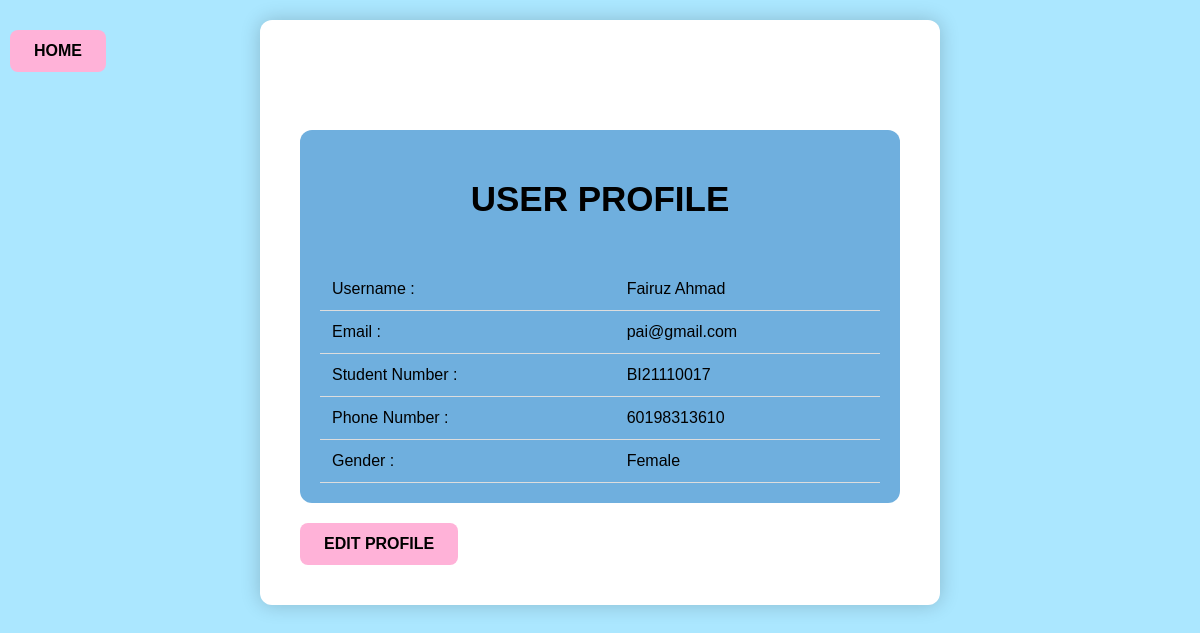
Screenshot of /profile.php (signed in) with the database file from the repository.
### tables this page shows
CREATE TABLE `users` (
  `NAME` varchar(255) NOT NULL,
  `EMAIL` varchar(255) NOT NULL,
  `STUD_NUM` varchar(255) NOT NULL,
  `PHONE_NUMBER` bigint(11) NOT NULL,
  `PASSWORD` varchar(255) NOT NULL,
  `GENDER` varchar(255) NOT NULL
);

### profile.php (the view, shortened to what this page needs)
<?php
require_once('connection.php');
$email = $_SESSION['email'];
$sql = "SELECT * FROM users WHERE EMAIL = '$email'";
$result = mysqli_query($con, $sql);
if ($result) {
    if (mysqli_num_rows($result) > 0) {
        $rows = mysqli_fetch_assoc($result);
    } else {
        echo "User not found.";
        exit();
    }
} else {
    echo "Error fetching user details: " . mysqli_error($con);
    exit();
}
?>
<!DOCTYPE html>
<html lang="en">
<head>
</head>
<body>
    <div class="container">
        <div class="profile-container">
            <h2 style="font-size: 35px;">USER PROFILE</h2>
            <table>
                <tr>
                    <td>Username :</td>
                    <td><?php echo $rows['NAME']; ?></td>
                </tr>
                <tr>
                    <td>Email :</td>
                    <td><?php echo $rows['EMAIL']; ?></td>
                </tr>
                <tr>
                    <td>Student Number :</td>
                    <td><?php echo $rows['STUD_NUM']; ?></td>
                </tr>
                <tr>
                    <td>Phone Number :</td>
                    <td><?php echo $rows['PHONE_NUMBER']; ?></td>
                </tr>
                <tr>
                    <td>Gender :</td>
                    <td><?php echo ucfirst($rows['GENDER']); ?></td>
                </tr>
            </table>
        </div>
        <button class="edit-profile-btn"><a href="edit_profile.php">EDIT PROFILE</a></button>
        <button class="home-btn"><a href="menu.php">HOME</a></button>
    </div>
</body>
</html>

### profile.php (style rules this page uses)
body { font-family: 'Arial', sans-serif; background-color: #ABE7FF; margin: 0; padding: 0; display: flex; flex-direction: column; align-items: center; min-height: 100vh; }
.profile-container { background-color: #6FAFDE; color: black; padding: 20px; border-radius: 12px; margin-top: 70px; text-align: center; display: flex; flex-direction: column; align-items: center; }
.container { background-color: #fff; padding: 40px; border-radius: 12px; box-shadow: 0 0 20px rgba(0, 0, 0, 0.2); text-align: left; width: 100%; max-width: 600px; margin-top: 20px; }
table { width: 100%; border-collapse: collapse; margin-top: 20px; }
th, td { padding: 12px; border-bottom: 1px solid #ddd; text-align: left; }
.edit-profile-btn a, .home-btn a { text-decoration: none; color: inherit; }
.edit-profile-btn { background-color: #FFB2D8; color: black; padding: 12px 24px; border: none; border-radius: 8px; cursor: pointer; font-size: 16px; transition: background-color 0.3s ease; margin-top: 20px; display: inline-block; font-weight: bold; }
.home-btn { background-color: #FFB2D8; color: black; padding: 12px 24px; border: none; border-radius: 8px; cursor: pointer; text-decoration: none; font-size: 16px; transition: background-color 0.3s ease; margin-top: 20px; display: inline-block; position: absolute; top: 10px; left: 10px; font-weight: bold; }

### rows the page displays
users: NAME "Fairuz Ahmad", EMAIL "pai@gmail.com", STUD_NUM "BI21110017", PHONE_NUMBER "60198313610", GENDER "Female"
